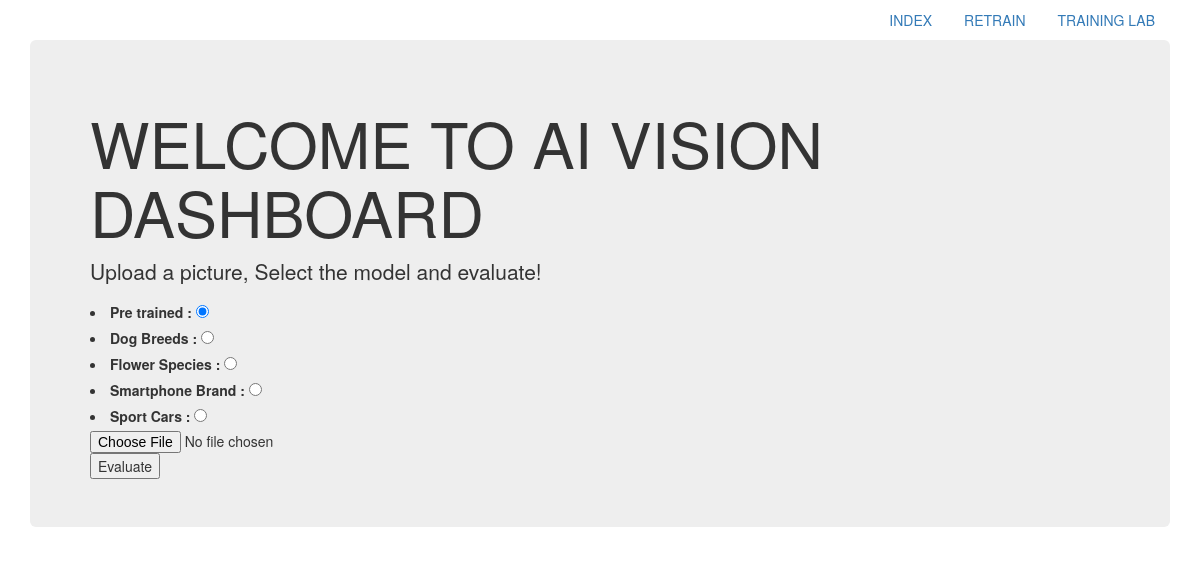
The page / on the database its author committed.
### app/models.py (models this page shows, shortened)
class Trained_model(db.Model):
    id = db.Column(db.Integer, primary_key=True)
    folder_name = db.Column(db.String(120), nullable=False)
    title = db.Column(db.String(120), nullable=False)
    status = db.Column(db.String(120), nullable=True)
    label_count = db.Column(db.Integer(), nullable=True)

### app/views.py (the view)
@app.route('/')
def index():
    script_url = url_for('static', filename='index.js')
    models = Trained_model.query.filter_by(status="Completed").all()
    models.insert(0, {'id': 0, 'title': 'Pre trained', 'folder_name': 'default', 'checked': True})
    return render_template("index.html", models=models, script=script_url)

### app/templates/index.html (shortened to what this page needs)
{% extends "base.html" %}
{% block body %}
<div class="jumbotron">
    <h1>WELCOME TO AI VISION DASHBOARD</h1>
    <p class="lead">Upload a picture, Select the model and evaluate! </p>
    <form enctype="multipart/form-data" method="post" id="form" >
        {% for model in models %}
        <li>
            <label>{{model.title}} :</label>
            {% if model.checked %}
            <input name='model' type="radio" value="{{model.folder_name}}" checked>
            {% else %}
            <input name='model' type="radio" value="{{model.folder_name}}">
            {% endif %}
            {% else %}
        <li><em> Sommething wrong. No model found, even basic pre trained model</em>
            {% endfor %}
            <div>
                <input type="file" id="picture" name="file"/>
                <input type="submit" value="Evaluate">
            </div>
    </form>
</div>
{% endblock %}

### rows shown on the page
Trained_model: title "Dog Breeds"
Trained_model: title "Flower Species"
Trained_model: title "Smartphone Brand"
Trained_model: title "Sport Cars"

### other values the page prints
{{ model.title }} "Pre trained"
